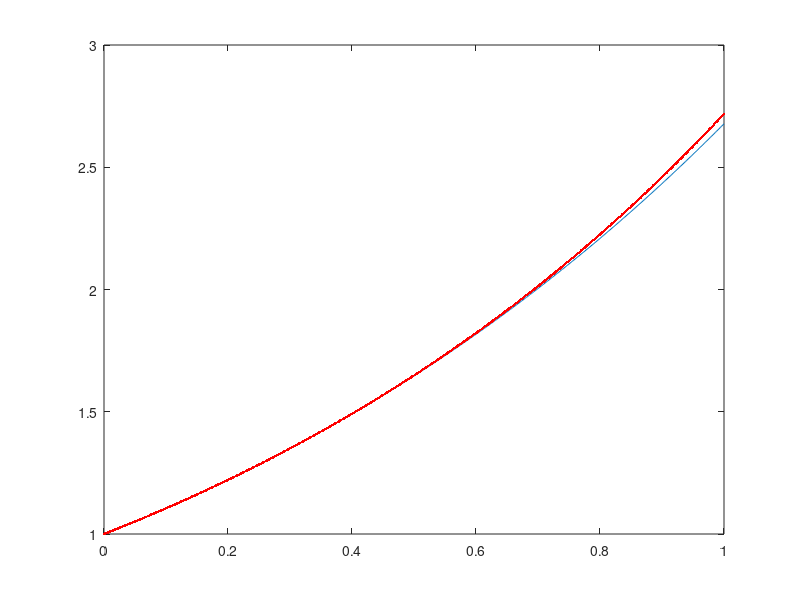
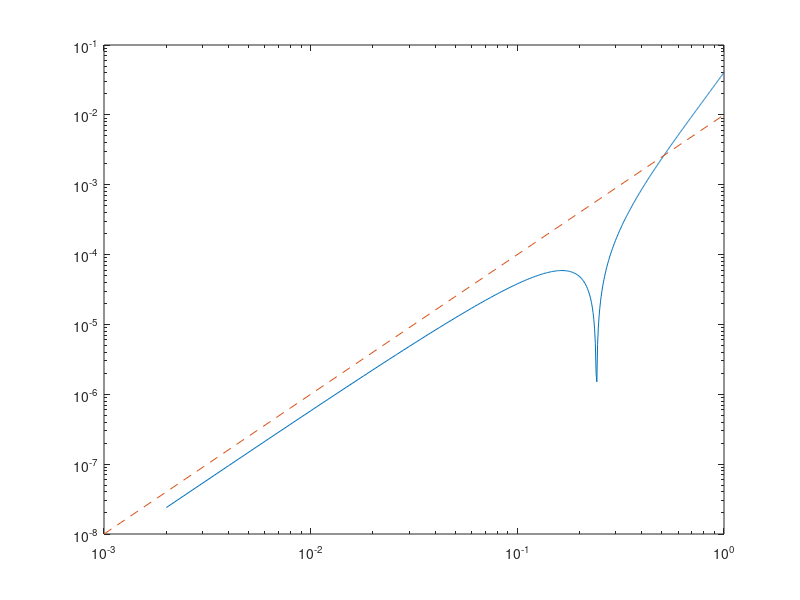

Source code (MATLAB) for these figures, in order:
% test demoflow RK scheme
close all
clear all
format compact
%
coe = [0.2000 0.2500 0.3333 0.5000 1]; % fifth order
coe = [0.0533 0.1263 0.2375 0.4414 1]; % approx second
coe = [0.0695 0.1602 0.2898 0.5060 1]; % better second
n = length(coe);
ns = 500;
x = linspace(0,1,ns);
q0 = ones(size(x));
q = q0;
c = ones(1,n+1);
for k = 1:n
    c(k+1) = coe(n+1-k)*c(k);
    q = q0+coe(k)*x.*q;
end
c
plot(x,q)
hold on
plot(x,exp(x),'.-r')
er = exp(x)-q;
er(2:end)./x(2:end).^3;
figure
loglog(x(2:end),abs(er(2:end)))
hold on
loglog([0.001,1],[1e-8,1e-2],'--')
